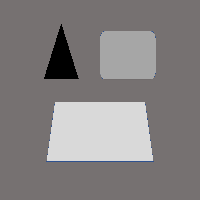
#> input picture images/fourphase1.png, 200 x 200 px
$ python demo1.py
#> lines starting #> are read from the running program, lines starting #| are printed output that depends on the picture; after the words box and inside, x2 and y2 are one past the last pixel; in counts of white or black regions, pixels touching at a corner belong together
### DRLSE_multi_phase_Chan_Vese_model/evolution1.py
# -*- coding: utf-8 -*-

from skimage import measure
from utils import *

def evolution(phi_0, I, mu, epsilon, potential_function, lmda, alfa, time_step, iters, display = True):
    """
    :param phi_0: initial level set function
    :param I: the input image to be segmented
    :param mu: weight of length term
    :param epsilon: width of Dirac Delta function
    :param potential_function: which potential_function to use
    :param lmda: weight of the edge term
    :param alfa: weight of the area term
    :param time_step: time step
    :param iters: number of iterations
    :param display: whether display the evolution
    """
    phi = phi_0.copy()

    g = get_g (I)

    for k in range(iters):
        # display
        if (display):
            plt.ion()
            fig1 = plt.figure(1)
            fig1.clf()
            init_contours1 = measure.find_contours(phi[:,:,0], 0.5)
            init_contours2 = measure.find_contours(phi[:,:,1], 0.5)
            init_contours3 = measure.find_contours(phi[:,:,2], 0.5)
            show_image_and_segmentation_all_three(fig1, I, init_contours1,init_contours2, init_contours3)
            fig1.suptitle("demo")
            plt.pause(0.5)
            plt.show()

        phi = multi_phase_Chan_Vese_model_update(phi, I, mu, epsilon, time_step, g, potential_function, lmda, alfa)

    return phi

def multi_phase_Chan_Vese_model_update(phi_0, I, mu, epsilon, time_step, g, potential_function, lmda, alfa):
    # four-phase segmented via two level sets
    phase_number = 4
    phi = phi_0.copy()

    # update areaTerm
    areaTerm = compute_areaTerm(phi, I,  epsilon,  phase_number)

    # DRLSE
    [vy, vx] = np.gradient(g)

    for i in range (3):
        [phi_y, phi_x] = np.gradient(phi[:,:,i])
        s = np.sqrt(np.square(phi_x) + np.square(phi_y))
        delta = 1e-10
        n_x = phi_x / (s + delta)  # add a small positive number to avoid division by zero
        n_y = phi_y / (s + delta)
        curvature = div(n_x, n_y)

        if potential_function == 'single-well':
            dist_reg_term = laplace(phi[:,:,i], mode='nearest') - curvature
        elif potential_function == 'double-well':
            dist_reg_term = dist_reg_p2(phi[:,:,i])
        else:
            raise Exception('Error: Wrong choice of potential function. Please input the string "single-well" or "double-well" in the drlse_edge function.')
        dirac_phi = dirac(phi[:,:,i], epsilon)
        #area_term = dirac_phi * g  # balloon/pressure force
        edge_term = dirac_phi * (vx * n_x + vy * n_y) + dirac_phi * g * curvature

        phi[:, :, i] = phi[:, :, i] + time_step * (mu * dist_reg_term + lmda * edge_term + alfa * areaTerm[:,:,i])

    return phi

def compute_areaTerm(phi, img, epsilon, phase_number):
    H1 = Heaviside(phi[:, :, 0], epsilon)
    H2 = Heaviside(phi[:, :, 1], epsilon)
    H3 = Heaviside(phi[:, :, 2], epsilon)

    # member function of each level set
    member_function = np.zeros((img.shape[0], img.shape[1], phase_number))
    member_function[:, :, 0] = H1 * (1 - H2) * (1 - H3)
    member_function[:, :, 1] = (1 - H1) * (H2) * (1 - H3)
    member_function[:, :, 2] = (1 - H1) * (1 - H2) * H3
    member_function[:, :, 3] = 1 - member_function[:, :, 0] - member_function[:, :, 1] - member_function[:, :, 2]

    # differential of H1 for each member function
    M0H1 = (1 - H2) * (1 - H3)
    M1H1 = (-1) * H2 * (1 - H3)
    M2H1 = (-1) * (1 - H2) * H3
    M3H1 = (-1) * M0H1 + (-1) * M1H1 + (-1) * M2H1
    # differential of H2 for each member function
    M0H2 = H1 * (-1) * (1 - H3)
    M1H2 = (1 - H1) * (1 - H3)
    M2H2 = (1 - H1) * (-1) * H3
    M3H2 = (-1) * M0H2 + (-1) * M1H2 + (-1) * M2H2
    # differential of H3 for each member function
    M0H3 = H1 * (1 - H2) * (-1)
    M1H3 = (1 - H1) * H2 * (-1)
    M2H3 = (1 - H1) * (1 - H2)
    M3H3 = (-1) * M0H3 + (-1) * M1H3 + (-1) * M2H3

    C = update_C(img, member_function, phase_number)

    # compute area term for every phi
    areaTerm = np.zeros_like(phi)
    areaTerm[:,:,0] = (-1) * \
                ((img - C[:, :, 0]) * (img - C[:, :, 0]) * M0H1 + (img - C[:, :, 1]) * (img - C[:, :, 1]) * M1H1 +
                 (img - C[:, :, 2]) * (img - C[:, :, 2]) * M2H1 + (img - C[:, :, 3]) * (img - C[:, :, 3]) * M3H1)

    areaTerm[:,:,1] = (-1) * \
                ((img - C[:, :, 0]) * (img - C[:, :, 0]) * M0H2 + (img - C[:, :, 1]) * (img - C[:, :, 1]) * M1H2 +
                 (img - C[:, :, 2]) * (img - C[:, :, 2]) * M2H2 + (img - C[:, :, 3]) * (img - C[:, :, 3]) * M3H2)

    areaTerm[:,:,2] = (-1) * \
                ((img - C[:, :, 0]) * (img - C[:, :, 0]) * M0H3 + (img - C[:, :, 1]) * (img - C[:, :, 1]) * M1H3 +
                 (img - C[:, :, 2]) * (img - C[:, :, 2]) * M2H3 + (img - C[:, :, 3]) * (img - C[:, :, 3]) * M3H3)

    return areaTerm

def update_C (img, member_function, phase):
    C = np.zeros((img.shape[0], img.shape[1], phase))
    for i in range (phase):
        img_sum = np.sum(img * member_function[:, :, i])
        m_sum = np.sum(member_function[:, :, i])
        C[:,:,i] = img_sum / m_sum
    return C

# [14 lines left out: functions compute_lengthTerm_all, compute_lengthTerm, not called in this run]

### DRLSE_multi_phase_Chan_Vese_model/utils.py
# -*- coding: utf-8 -*-

import math
import matplotlib.pyplot as plt
import numpy as np
from scipy.ndimage import gaussian_filter
from scipy.ndimage import laplace

# [13 lines left out: function show_image_and_segmentation_all_two, not called in this run]

def show_image_and_segmentation_all_three(fig, img, contours_1, contours_2, contours_3, seeds=None):
    ax2 = fig.add_subplot(111)
    ax2.imshow(img, interpolation='nearest', cmap=plt.cm.gray)
    for n, contour in enumerate(contours_1):
        ax2.plot(contour[:, 1], contour[:, 0], linewidth=1, color='red')
    for n, contour in enumerate(contours_2):
        ax2.plot(contour[:, 1], contour[:, 0], linewidth=1, color='green')
    for n, contour in enumerate(contours_3):
        ax2.plot(contour[:, 1], contour[:, 0], linewidth=1, color= 'blue')
    if (seeds is not None):
        h_idx, w_idx = np.where(seeds[0] > 0)
        ax2.plot(w_idx, h_idx, linewidth=1, color='red')
        h_idx, w_idx = np.where(seeds[1] > 0)
        ax2.plot(w_idx, h_idx, linewidth=1, color='blue')
    ax2.axis('off')

def div(nx: np.ndarray, ny: np.ndarray) -> np.ndarray:
    [_, nxx] = np.gradient(nx)
    [nyy, _] = np.gradient(ny)
    return nxx + nyy

# [5 lines left out: function Heaviside_1, not called in this run]

def Heaviside (f, epsilon):
    h = 0.5 * (1 + (2 / math.pi) * np.arctan(f / epsilon))
    return h

def dirac(x: np.ndarray, sigma: np.ndarray) -> np.ndarray:
    f = (1 / 2 / sigma) * (1 + np.cos(np.pi * x / sigma))
    b = (x <= sigma) & (x >= -sigma)
    return f * b

def dist_reg_p2(phi):
    """
        compute the distance regularization term with the double-well potential p2 in equation (16)
    """
    [phi_y, phi_x] = np.gradient(phi)
    s = np.sqrt(np.square(phi_x) + np.square(phi_y))
    a = (s >= 0) & (s <= 1)
    b = (s > 1)
    ps = a * np.sin(2 * np.pi * s) / (2 * np.pi) + b * (s - 1)
    dps = ((ps != 0) * ps + (ps == 0)) / ((s != 0) * s + (s == 0))
    return div(dps * phi_x - phi_x, dps * phi_y - phi_y) + laplace(phi, mode='nearest')

# [10 lines left out: function neumann_bound_cond, not called in this run]

def get_g (img):
    img_smooth = gaussian_filter(img, sigma = 0.8)  # smooth image by Gaussian convolution
    [Iy, Ix] = np.gradient(img_smooth)
    f = np.square(Ix) + np.square(Iy)
    g = 1 / (1 + f)  # edge indicator function.
    return g

### DRLSE_multi_phase_Chan_Vese_model/demo1.py
# -*- coding: utf-8 -*-

'''
This code is a toy implementation to combine the multi-phase level set and DRLSE
to form a multi-phase region-based DRLSE.

In the code, three level sets for segmenting four phases are used, as other four (2^3 -4 = 4) segments are empty.
The total energy terms consists of regularization term, area term and edge term.
Note: level set initialization and parameters are set empirically,
      which may need to be modified for different images.
'''

from skimage.io import imread
from skimage.transform import resize
from evolution1 import evolution
from utils import *

img = imread('../images/fourphase1.png', True)
#> img: shape (200, 200) float64; min 0, max 0.851, mean 0.508
img = resize(img, (100, 100))
#> img: shape (100, 100) float64
img = np.interp(img, [np.min(img), np.max(img)], [0, 255])
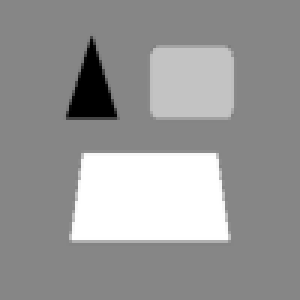
#> img: shape (100, 100) float64 (shown 3 times larger); min 0, max 255, mean 152.2

time_step = 1
iters = 100
mu = 0.003
lmda = 0.01
alpha = 2
epsilon = 1
potential_function = 'double-well'

phi = np.ones((img.shape[0], img.shape[1], 3)) * 10

phi[10:30, 10:30, 0] = -10
phi[30:50, 30:50, 1] = -10
phi[60:70, 40:60, 2] = -10

if __name__ == '__main__':
    phi = evolution(phi, img, mu, epsilon, potential_function, lmda, alpha, time_step, iters, display = True)
#> in get_g, `g = 1 / (1 + f)`:
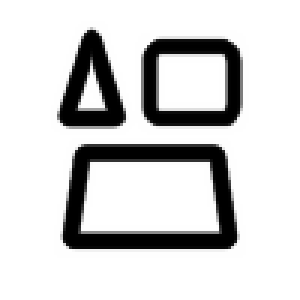
#> g: shape (100, 100) float64 (shown 3 times larger); min 0.000371, max 1, mean 0.826
#> the loop in evolution, `for k in range(iters):` made 100 passes
#> (init_contours1, init_contours2, init_contours3) on passes 2 to 7: (2 point arrays, longest 165 points, 15 point arrays, longest 169 points, 2 point arrays, longest 169 points), (3 point arrays, longest 167 points, 4 point arrays, longest 169 points, 3 point arrays, longest 173 points), (2 point arrays, longest 163 points, 11 point arrays, longest 119 points, 7 point arrays, longest 181 points), (2 point arrays, longest 163 points, 11 point arrays, longest 127 points, 9 point arrays, longest 323 points), (2 point arrays, longest 163 points, 11 point arrays, longest 129 points, 9 point arrays, longest 323 points), (2 point arrays, longest 163 points, 11 point arrays, longest 129 points, 9 point arrays, longest 327 points)
#> (init_contours2, init_contours3) on pass 1: (1 point arrays, longest 81 points, 1 point arrays, longest 61 points)
#> pass 1, in Heaviside, `h = 0.5 * (1 + (2 / math.pi) * np.arctan(f / epsilon))`:
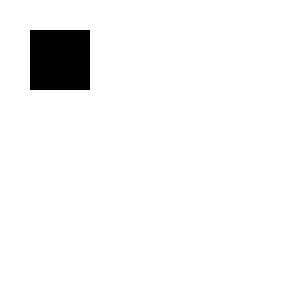
#> h: shape (100, 100) float64 (shown 3 times larger); values 0.0317 (black) and 0.968 (white), 96% white; 1 black region, box (x1, y1, x2, y2) and area: (10, 10, 30, 30) 400
#> pass 1, in compute_areaTerm, `M0H1 = (1 - H2) * (1 - H3)`:
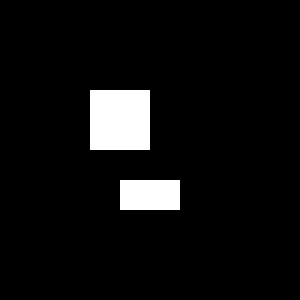
#> M0H1: shape (100, 100) float64 (shown 3 times larger); values 0.00101 (black) and 0.0307 (white), 6% white; 2 white regions, box (x1, y1, x2, y2) and area: (30, 30, 50, 50) 400, (40, 60, 60, 70) 200
#> pass 2, in evolution, `plt.pause(0.5)`:
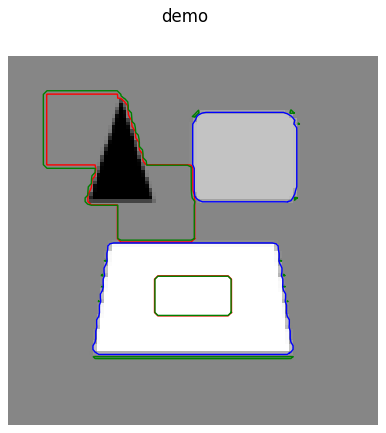
#> figure drawn by matplotlib, 1 panel
#> after the loop in evolution, `for k in range(iters):`:
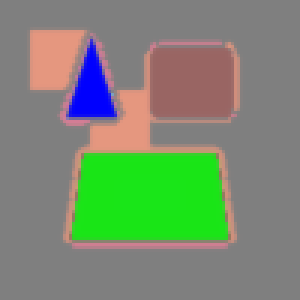
#> phi: shape (100, 100, 3) float64 (shown 3 times larger); mean of channels 0, 1, 2 -135877.3, 327012.6, -368136.9; drawn with min black and max white

    H1 = Heaviside(phi[:, :, 0], epsilon)
    H2 = Heaviside(phi[:, :, 1], epsilon)
    H3 = Heaviside(phi[:, :, 2], epsilon)

    # member function of each level set
    member_function = np.zeros((img.shape[0], img.shape[1], 4))
    member_function[:, :, 0] = H1 * (1 - H2) * (1 - H3)
    member_function[:, :, 1] = (1 - H1) * (H2) * (1 - H3)
    member_function[:, :, 2] = (1 - H1) * (1 - H2) * H3
    member_function[:, :, 3] = 1 - member_function[:, :, 0] - member_function[:, :, 1] - member_function[:, :, 2]

    # show each segmented phase
    for i in range (4):
        fig = plt.figure(2+i)
        ax2 = fig.add_subplot(111)
        ax2.imshow(member_function[:, :, i] * 255)
        ax2.axis('off')
        plt.pause(3)
        plt.show()
#> this loop made 4 passes
#> pass 2, `plt.pause(3)`:
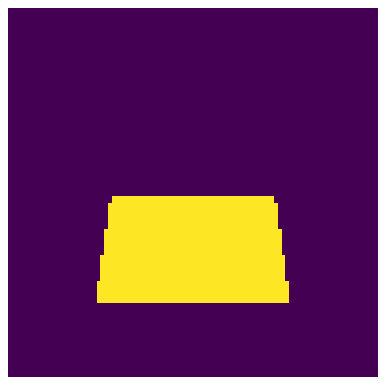
#> figure drawn by matplotlib, 1 panel

$ run again, with images/fourphase2.png copied over images/fourphase1.png
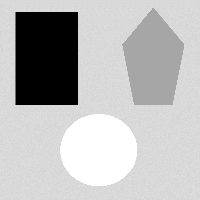
#> input picture images/fourphase2.png, 200 x 200 px
#> img is the input picture: shape (200, 200) float64; min 0, max 1, mean 0.722
#> in get_g, `g = 1 / (1 + f)`:
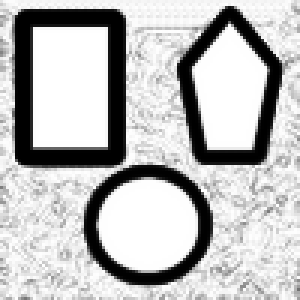
#> g: shape (100, 100) float64 (shown 3 times larger); min 0.00016, max 1, mean 0.74
#> the loop in evolution, `for k in range(iters):` made 100 passes
#> (init_contours2, init_contours3) on passes 1 to 2: (1 point arrays, longest 81 points, 1 point arrays, longest 61 points), (1 point arrays, longest 157 points, 1 point arrays, longest 173 points)
#> the loop `for i in range (4):` made 4 passes
#> pass 2, `plt.pause(3)`:
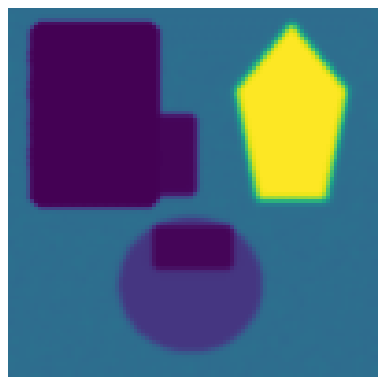
#> figure drawn by matplotlib, 1 panel
